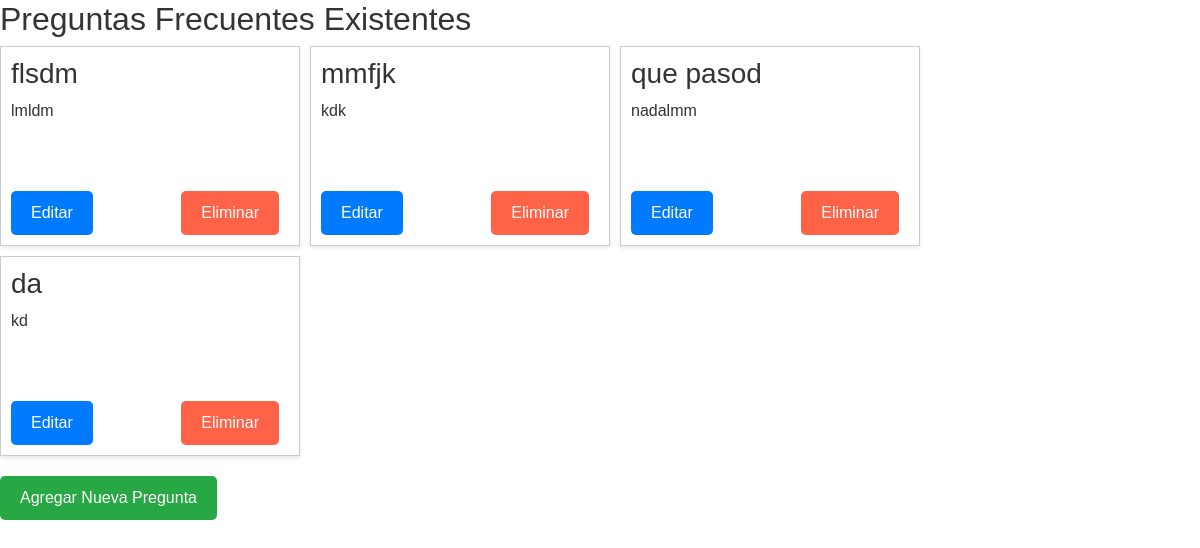
The app's page /php/gestionar_preguntas.php with its own data.
### tables this page shows
CREATE TABLE `preguntas_frecuentes` (
  `id_pregunta` int(11) NOT NULL,
  `pregunta` text NOT NULL,
  `respuesta` text NOT NULL,
  `id_administrador` int(11) DEFAULT NULL,
  `created_at` timestamp NOT NULL DEFAULT current_timestamp()
);

### php/gestionar_preguntas.php (the view, shortened to what this page needs)
<!DOCTYPE html>
<html lang="es">
<head>
    <link href="https://cdn.jsdelivr.net/npm/bootstrap@5.3.3/dist/css/bootstrap.min.css" rel="stylesheet">
</head>
<body>
<h2>Preguntas Frecuentes Existentes</h2>
<div id="faq-container">
    <?php
    include 'conexion.php';
    $sql = "SELECT id_pregunta, pregunta, respuesta FROM preguntas_frecuentes ORDER BY created_at DESC";
    $result = $conn->query($sql);
    if ($result->num_rows > 0) {
        while ($row = $result->fetch_assoc()) {
            $id = $row['id_pregunta'];
            $pregunta = $row['pregunta'];
            $respuesta = $row['respuesta'];
            echo "
            <div class='faq-card'>
                <div class='content'>
                    <h3>{$pregunta}</h3>
                    <p>{$respuesta}</p>
                </div>
                <div class='buttons'>
                    <a href='#' class='button' onclick='cargarFormularioEditarPregunta({$id})'>Editar</a>
                    <a href='#' class='button delete' onclick='confirmarEliminarPregunta({$id}); return false;'>Eliminar</a>
                </div>
            </div>";
        }
    } else {
        echo "No hay preguntas frecuentes disponibles.";
    }
    ?>
</div>
<div class="add-faq">
    <a href="#" class="button add" data-bs-toggle="modal" data-bs-target="#addQuestionModal">Agregar Nueva Pregunta</a>
</div>
</body>
</html>

### php/gestionar_preguntas.php (style rules this page uses)
body { font-family: Arial, sans-serif; background-color: #fff; color: #333; margin: 0; }
#faq-container { display: flex; flex-wrap: wrap; gap: 10px; }
.faq-card { border: 1px solid #ccc; padding: 10px; width: 300px; height: 200px; box-shadow: 0 2px 4px rgba(0, 0, 0, 0.1); display: flex; flex-direction: column; overflow: hidden; }
.faq-card .content { flex-grow: 1; overflow-y: auto; margin-bottom: 10px; }
.faq-card .buttons { display: flex; justify-content: space-between; }
.button { display: inline-block; padding: 10px 20px; font-size: 16px; background-color: #007BFF; color: white; text-decoration: none; border-radius: 5px; margin-right: 10px; }
.button.delete { background-color: #FF6347; }
.button.add { background-color: #28a745; }
.add-faq { margin-top: 20px; }

### records on screen
preguntas_frecuentes: pregunta "flsdm", respuesta "lmldm"
preguntas_frecuentes: pregunta "mmfjk", respuesta "kdk"
preguntas_frecuentes: pregunta "que pasod", respuesta "nadalmm"
preguntas_frecuentes: pregunta "da", respuesta "kd"
